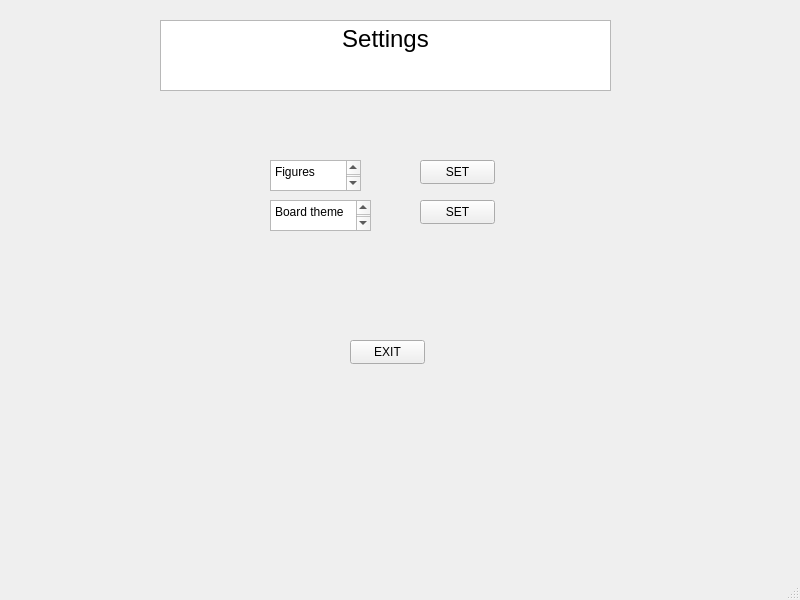
<?xml version="1.0" encoding="UTF-8"?>
<ui version="4.0">
 <class>MainWindow</class>
 <widget class="QMainWindow" name="MainWindow">
  <property name="geometry">
   <rect>
    <x>0</x>
    <y>0</y>
    <width>800</width>
    <height>600</height>
   </rect>
  </property>
  <property name="windowTitle">
   <string>MainWindow</string>
  </property>
  <widget class="QWidget" name="centralwidget">
   <widget class="QPushButton" name="pushButton">
    <property name="geometry">
     <rect>
      <x>420</x>
      <y>160</y>
      <width>75</width>
      <height>24</height>
     </rect>
    </property>
    <property name="text">
     <string>SET</string>
    </property>
   </widget>
   <widget class="QTextBrowser" name="textBrowser">
    <property name="geometry">
     <rect>
      <x>270</x>
      <y>160</y>
      <width>91</width>
      <height>31</height>
     </rect>
    </property>
    <property name="html">
     <string>&lt;!DOCTYPE HTML PUBLIC &quot;-//W3C//DTD HTML 4.0//EN&quot; &quot;http://www.w3.org/TR/REC-html40/strict.dtd&quot;&gt;
&lt;html&gt;&lt;head&gt;&lt;meta name=&quot;qrichtext&quot; content=&quot;1&quot; /&gt;&lt;meta charset=&quot;utf-8&quot; /&gt;&lt;style type=&quot;text/css&quot;&gt;
p, li { white-space: pre-wrap; }
hr { height: 1px; border-width: 0; }
li.unchecked::marker { content: &quot;\2610&quot;; }
li.checked::marker { content: &quot;\2612&quot;; }
&lt;/style&gt;&lt;/head&gt;&lt;body style=&quot; font-family:'Segoe UI'; font-size:9pt; font-weight:400; font-style:normal;&quot;&gt;
&lt;p style=&quot; margin-top:0px; margin-bottom:0px; margin-left:0px; margin-right:0px; -qt-block-indent:0; text-indent:0px;&quot;&gt;Figures&lt;/p&gt;
&lt;p style=&quot;-qt-paragraph-type:empty; margin-top:0px; margin-bottom:0px; margin-left:0px; margin-right:0px; -qt-block-indent:0; text-indent:0px;&quot;&gt;&lt;br /&gt;&lt;/p&gt;&lt;/body&gt;&lt;/html&gt;</string>
    </property>
   </widget>
   <widget class="QTextBrowser" name="textBrowser_2">
    <property name="geometry">
     <rect>
      <x>270</x>
      <y>200</y>
      <width>101</width>
      <height>31</height>
     </rect>
    </property>
    <property name="html">
     <string>&lt;!DOCTYPE HTML PUBLIC &quot;-//W3C//DTD HTML 4.0//EN&quot; &quot;http://www.w3.org/TR/REC-html40/strict.dtd&quot;&gt;
&lt;html&gt;&lt;head&gt;&lt;meta name=&quot;qrichtext&quot; content=&quot;1&quot; /&gt;&lt;meta charset=&quot;utf-8&quot; /&gt;&lt;style type=&quot;text/css&quot;&gt;
p, li { white-space: pre-wrap; }
hr { height: 1px; border-width: 0; }
li.unchecked::marker { content: &quot;\2610&quot;; }
li.checked::marker { content: &quot;\2612&quot;; }
&lt;/style&gt;&lt;/head&gt;&lt;body style=&quot; font-family:'Segoe UI'; font-size:9pt; font-weight:400; font-style:normal;&quot;&gt;
&lt;p style=&quot; margin-top:0px; margin-bottom:0px; margin-left:0px; margin-right:0px; -qt-block-indent:0; text-indent:0px;&quot;&gt;Board theme&lt;/p&gt;
&lt;p style=&quot;-qt-paragraph-type:empty; margin-top:0px; margin-bottom:0px; margin-left:0px; margin-right:0px; -qt-block-indent:0; text-indent:0px;&quot;&gt;&lt;br /&gt;&lt;/p&gt;&lt;/body&gt;&lt;/html&gt;</string>
    </property>
   </widget>
   <widget class="QPushButton" name="pushButton_2">
    <property name="geometry">
     <rect>
      <x>420</x>
      <y>200</y>
      <width>75</width>
      <height>24</height>
     </rect>
    </property>
    <property name="text">
     <string>SET</string>
    </property>
   </widget>
   <widget class="QPushButton" name="pushButton_3">
    <property name="geometry">
     <rect>
      <x>350</x>
      <y>340</y>
      <width>75</width>
      <height>24</height>
     </rect>
    </property>
    <property name="text">
     <string>EXIT</string>
    </property>
   </widget>
   <widget class="QTextEdit" name="textEdit">
    <property name="geometry">
     <rect>
      <x>160</x>
      <y>20</y>
      <width>451</width>
      <height>71</height>
     </rect>
    </property>
    <property name="html">
     <string>&lt;!DOCTYPE HTML PUBLIC &quot;-//W3C//DTD HTML 4.0//EN&quot; &quot;http://www.w3.org/TR/REC-html40/strict.dtd&quot;&gt;
&lt;html&gt;&lt;head&gt;&lt;meta name=&quot;qrichtext&quot; content=&quot;1&quot; /&gt;&lt;meta charset=&quot;utf-8&quot; /&gt;&lt;style type=&quot;text/css&quot;&gt;
p, li { white-space: pre-wrap; }
hr { height: 1px; border-width: 0; }
li.unchecked::marker { content: &quot;\2610&quot;; }
li.checked::marker { content: &quot;\2612&quot;; }
&lt;/style&gt;&lt;/head&gt;&lt;body style=&quot; font-family:'Segoe UI'; font-size:9pt; font-weight:400; font-style:normal;&quot;&gt;
&lt;p align=&quot;center&quot; style=&quot; margin-top:0px; margin-bottom:0px; margin-left:0px; margin-right:0px; -qt-block-indent:0; text-indent:0px;&quot;&gt;&lt;span style=&quot; font-size:18pt;&quot;&gt;Settings&lt;/span&gt;&lt;/p&gt;
&lt;p align=&quot;center&quot; style=&quot;-qt-paragraph-type:empty; margin-top:0px; margin-bottom:0px; margin-left:0px; margin-right:0px; -qt-block-indent:0; text-indent:0px; font-size:18pt;&quot;&gt;&lt;br /&gt;&lt;/p&gt;&lt;/body&gt;&lt;/html&gt;</string>
    </property>
   </widget>
  </widget>
  <widget class="QMenuBar" name="menubar">
   <property name="geometry">
    <rect>
     <x>0</x>
     <y>0</y>
     <width>800</width>
     <height>22</height>
    </rect>
   </property>
  </widget>
  <widget class="QStatusBar" name="statusbar"/>
 </widget>
 <resources/>
 <connections/>
</ui>
